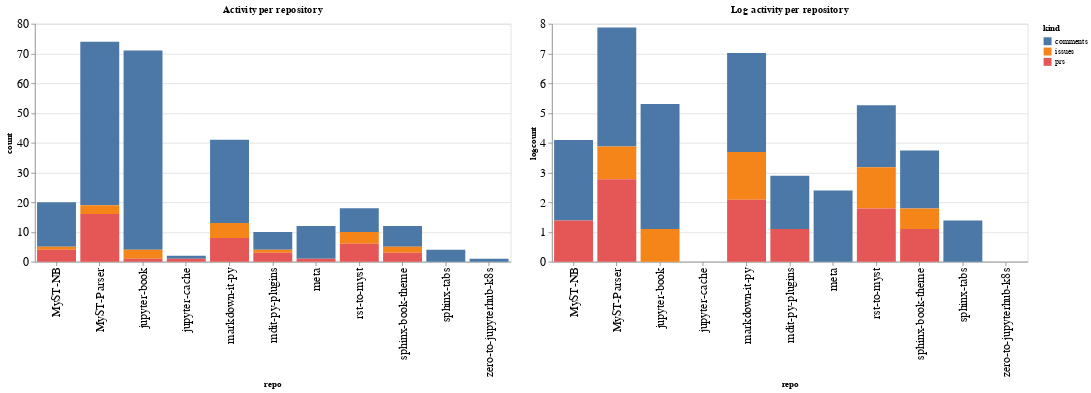

Notebook cell for this chart:
### Code cell
ch1 = alt.Chart(repo_summaries, width=600, title="Activity per repository").mark_bar().encode(
    x='repo',
    y='count',
    color='kind',
    tooltip="kind"
)

ch2 = alt.Chart(repo_summaries, width=600, title="Log activity per repository").mark_bar().encode(
    x='repo',
    y='logcount',
    color='kind',
    tooltip="kind"
)

ch1 | ch2

### Figure 1 — Vega-Lite specification as saved in the notebook (floating-point values rounded to 4 significant figures)
{"config": {"axisLeft": {"labelFontSize": 15}, "axisBottom": {"labelFontSize": 15}}, "hconcat": [{"mark": "bar", "encoding": {"color": {"type": "nominal", "field": "kind"}, "tooltip": {"type": "nominal", "field": "kind"}, "x": {"type": "nominal", "field": "repo"}, "y": {"type": "quantitative", "field": "count"}}, "title": "Activity per repository", "width": 600}, {"mark": "bar", "encoding": {"color": {"type": "nominal", "field": "kind"}, "tooltip": {"type": "nominal", "field": "kind"}, "x": {"type": "nominal", "field": "repo"}, "y": {"type": "quantitative", "field": "logcount"}}, "title": "Log activity per repository", "width": 600}], "data": {"name": "data-df9b67dcf957c8de42bc33b751d620e5"}, "$schema": "https://vega.github.io/schema/vega-lite/v4.8.1.json", "datasets": {"data-df9b67dcf957c8de42bc33b751d620e5": [{"repo": "MyST-NB", "kind": "comments", "count": 15, "logcount": 2.708}, {"repo": "MyST-NB", "kind": "issues", "count": 1, "logcount": 0.0}, {"repo": "MyST-NB", "kind": "prs", "count": 4, "logcount": 1.386}, {"repo": "MyST-Parser", "kind": "comments", "count": 55, "logcount": 4.007}, {"repo": "MyST-Parser", "kind": "issues", "count": 3, "logcount": 1.099}, {"repo": "MyST-Parser", "kind": "prs", "count": 16, "logcount": 2.773}, {"repo": "jupyter-book", "kind": "comments", "count": 67, "logcount": 4.205}, {"repo": "jupyter-book", "kind": "issues", "count": 3, "logcount": 1.099}, {"repo": "jupyter-book", "kind": "prs", "count": 1, "logcount": 0.0}, {"repo": "jupyter-cache", "kind": "comments", "count": 1, "logcount": 0.0}, {"repo": "jupyter-cache", "kind": "prs", "count": 1, "logcount": 0.0}, {"repo": "markdown-it-py", "kind": "comments", "count": 28, "logcount": 3.332}, {"repo": "markdown-it-py", "kind": "issues", "count": 5, "logcount": 1.609}, {"repo": "markdown-it-py", "kind": "prs", "count": 8, "logcount": 2.079}, {"repo": "mdit-py-plugins", "kind": "comments", "count": 6, "logcount": 1.792}, {"repo": "mdit-py-plugins", "kind": "issues", "count": 1, "logcount": 0.0}, {"repo": "mdit-py-plugins", "kind": "prs", "count": 3, "logcount": 1.099}, {"repo": "meta", "kind": "comments", "count": 11, "logcount": 2.398}, {"repo": "meta", "kind": "prs", "count": 1, "logcount": 0.0}, {"repo": "rst-to-myst", "kind": "comments", "count": 8, "logcount": 2.079}, {"repo": "rst-to-myst", "kind": "issues", "count": 4, "logcount": 1.386}, {"repo": "rst-to-myst", "kind": "prs", "count": 6, "logcount": 1.792}, {"repo": "sphinx-book-theme", "kind": "comments", "count": 7, "logcount": 1.946}, {"repo": "sphinx-book-theme", "kind": "issues", "count": 2, "logcount": 0.6931}, {"repo": "sphinx-book-theme", "kind": "prs", "count": 3, "logcount": 1.099}, {"repo": "sphinx-tabs", "kind": "comments", "count": 4, "logcount": 1.386}, {"repo": "zero-to-jupyterhub-k8s", "kind": "comments", "count": 1, "logcount": 0.0}]}}
